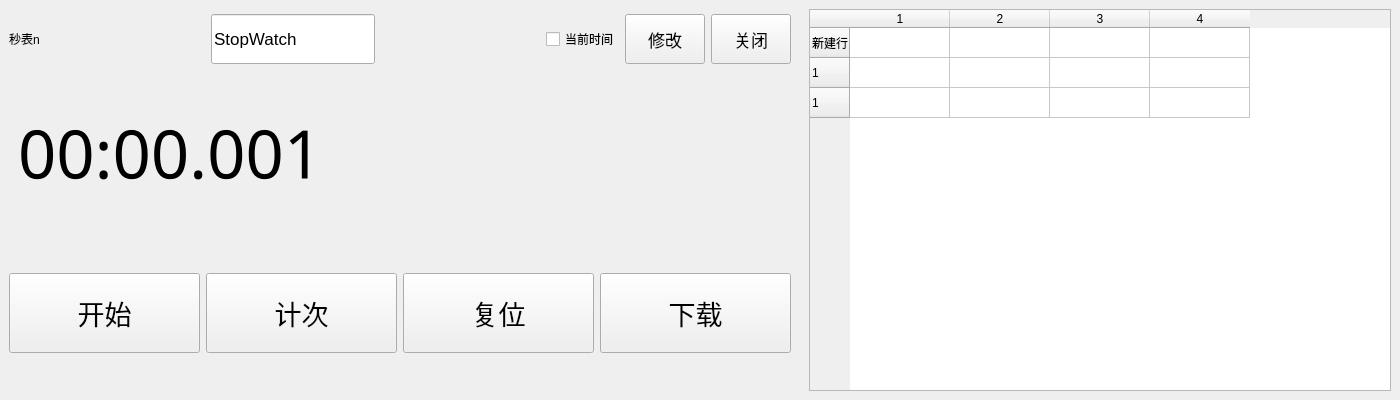
<?xml version="1.0" encoding="UTF-8"?>
<ui version="4.0">
 <class>StopwatchClockWdg</class>
 <widget class="QWidget" name="StopwatchClockWdg">
  <property name="geometry">
   <rect>
    <x>0</x>
    <y>0</y>
    <width>1400</width>
    <height>400</height>
   </rect>
  </property>
  <property name="minimumSize">
   <size>
    <width>1400</width>
    <height>400</height>
   </size>
  </property>
  <property name="windowTitle">
   <string>Form</string>
  </property>
  <property name="styleSheet">
   <string notr="true"/>
  </property>
  <layout class="QHBoxLayout" name="horizontalLayout_5">
   <property name="leftMargin">
    <number>0</number>
   </property>
   <property name="topMargin">
    <number>0</number>
   </property>
   <property name="rightMargin">
    <number>0</number>
   </property>
   <property name="bottomMargin">
    <number>0</number>
   </property>
   <item>
    <widget class="QWidget" name="widgetAll" native="true">
     <layout class="QHBoxLayout" name="horizontalLayout">
      <property name="spacing">
       <number>0</number>
      </property>
      <property name="leftMargin">
       <number>0</number>
      </property>
      <property name="topMargin">
       <number>0</number>
      </property>
      <property name="rightMargin">
       <number>0</number>
      </property>
      <property name="bottomMargin">
       <number>0</number>
      </property>
      <item>
       <widget class="QWidget" name="widget" native="true">
        <property name="minimumSize">
         <size>
          <width>800</width>
          <height>0</height>
         </size>
        </property>
        <property name="maximumSize">
         <size>
          <width>16777215</width>
          <height>16777215</height>
         </size>
        </property>
        <layout class="QVBoxLayout" name="verticalLayout">
         <item>
          <widget class="QWidget" name="widget_5" native="true">
           <property name="maximumSize">
            <size>
             <width>16777215</width>
             <height>60</height>
            </size>
           </property>
           <layout class="QHBoxLayout" name="horizontalLayout_4">
            <property name="leftMargin">
             <number>0</number>
            </property>
            <property name="topMargin">
             <number>0</number>
            </property>
            <property name="rightMargin">
             <number>0</number>
            </property>
            <property name="bottomMargin">
             <number>0</number>
            </property>
            <item>
             <widget class="QLabel" name="labClockNum">
              <property name="text">
               <string>秒表n</string>
              </property>
             </widget>
            </item>
            <item>
             <spacer name="horizontalSpacer_2">
              <property name="orientation">
               <enum>Qt::Horizontal</enum>
              </property>
              <property name="sizeHint" stdset="0">
               <size>
                <width>100</width>
                <height>20</height>
               </size>
              </property>
             </spacer>
            </item>
            <item>
             <widget class="QLineEdit" name="leClockName">
              <property name="minimumSize">
               <size>
                <width>0</width>
                <height>50</height>
               </size>
              </property>
              <property name="font">
               <font>
                <pointsize>13</pointsize>
               </font>
              </property>
              <property name="text">
               <string>StopWatch</string>
              </property>
             </widget>
            </item>
            <item>
             <spacer name="horizontalSpacer_3">
              <property name="orientation">
               <enum>Qt::Horizontal</enum>
              </property>
              <property name="sizeHint" stdset="0">
               <size>
                <width>40</width>
                <height>20</height>
               </size>
              </property>
             </spacer>
            </item>
            <item>
             <widget class="QCheckBox" name="cbLocalTime">
              <property name="minimumSize">
               <size>
                <width>0</width>
                <height>50</height>
               </size>
              </property>
              <property name="text">
               <string>当前时间</string>
              </property>
             </widget>
            </item>
            <item>
             <widget class="QPushButton" name="btnNameModify">
              <property name="minimumSize">
               <size>
                <width>0</width>
                <height>50</height>
               </size>
              </property>
              <property name="font">
               <font>
                <pointsize>13</pointsize>
               </font>
              </property>
              <property name="text">
               <string>修改</string>
              </property>
             </widget>
            </item>
            <item>
             <widget class="QPushButton" name="btnClockClose">
              <property name="minimumSize">
               <size>
                <width>0</width>
                <height>50</height>
               </size>
              </property>
              <property name="font">
               <font>
                <pointsize>13</pointsize>
               </font>
              </property>
              <property name="text">
               <string>关闭</string>
              </property>
             </widget>
            </item>
           </layout>
          </widget>
         </item>
         <item>
          <widget class="QWidget" name="widget_4" native="true">
           <layout class="QHBoxLayout" name="horizontalLayout_3">
            <item>
             <widget class="QLabel" name="labShowTime">
              <property name="minimumSize">
               <size>
                <width>400</width>
                <height>0</height>
               </size>
              </property>
              <property name="font">
               <font>
                <family>Adobe 宋体 Std L</family>
                <pointsize>50</pointsize>
               </font>
              </property>
              <property name="text">
               <string>00:00.001</string>
              </property>
             </widget>
            </item>
            <item>
             <spacer name="horizontalSpacer">
              <property name="orientation">
               <enum>Qt::Horizontal</enum>
              </property>
              <property name="sizeHint" stdset="0">
               <size>
                <width>355</width>
                <height>20</height>
               </size>
              </property>
             </spacer>
            </item>
           </layout>
          </widget>
         </item>
         <item>
          <widget class="QWidget" name="widget_3" native="true">
           <layout class="QHBoxLayout" name="horizontalLayout_2">
            <property name="leftMargin">
             <number>0</number>
            </property>
            <property name="topMargin">
             <number>0</number>
            </property>
            <property name="rightMargin">
             <number>0</number>
            </property>
            <property name="bottomMargin">
             <number>0</number>
            </property>
            <item>
             <widget class="QPushButton" name="btnStart">
              <property name="minimumSize">
               <size>
                <width>0</width>
                <height>80</height>
               </size>
              </property>
              <property name="font">
               <font>
                <pointsize>20</pointsize>
               </font>
              </property>
              <property name="text">
               <string>开始</string>
              </property>
             </widget>
            </item>
            <item>
             <widget class="QPushButton" name="btnTimeCount">
              <property name="minimumSize">
               <size>
                <width>0</width>
                <height>80</height>
               </size>
              </property>
              <property name="font">
               <font>
                <pointsize>20</pointsize>
               </font>
              </property>
              <property name="text">
               <string>计次</string>
              </property>
             </widget>
            </item>
            <item>
             <widget class="QPushButton" name="btnReset">
              <property name="minimumSize">
               <size>
                <width>0</width>
                <height>80</height>
               </size>
              </property>
              <property name="font">
               <font>
                <pointsize>20</pointsize>
               </font>
              </property>
              <property name="text">
               <string>复位</string>
              </property>
             </widget>
            </item>
            <item>
             <widget class="QPushButton" name="btnDownload">
              <property name="minimumSize">
               <size>
                <width>0</width>
                <height>80</height>
               </size>
              </property>
              <property name="font">
               <font>
                <pointsize>20</pointsize>
               </font>
              </property>
              <property name="styleSheet">
               <string notr="true">QPushbutton
{
border:3px 
solid
blue
}</string>
              </property>
              <property name="text">
               <string>下载</string>
              </property>
             </widget>
            </item>
           </layout>
          </widget>
         </item>
        </layout>
       </widget>
      </item>
      <item>
       <widget class="QWidget" name="widget_2" native="true">
        <property name="minimumSize">
         <size>
          <width>600</width>
          <height>0</height>
         </size>
        </property>
        <property name="maximumSize">
         <size>
          <width>600</width>
          <height>16777215</height>
         </size>
        </property>
        <layout class="QGridLayout" name="gridLayout">
         <item row="0" column="0">
          <widget class="QTableWidget" name="tableWdgTimeCount">
           <row>
            <property name="text">
             <string>新建行</string>
            </property>
           </row>
           <row>
            <property name="text">
             <string>1</string>
            </property>
           </row>
           <row>
            <property name="text">
             <string>1</string>
            </property>
           </row>
           <column>
            <property name="text">
             <string>1</string>
            </property>
           </column>
           <column>
            <property name="text">
             <string>2</string>
            </property>
           </column>
           <column>
            <property name="text">
             <string>3</string>
            </property>
           </column>
           <column>
            <property name="text">
             <string>4</string>
            </property>
           </column>
          </widget>
         </item>
        </layout>
       </widget>
      </item>
     </layout>
    </widget>
   </item>
  </layout>
 </widget>
 <resources/>
 <connections/>
</ui>
